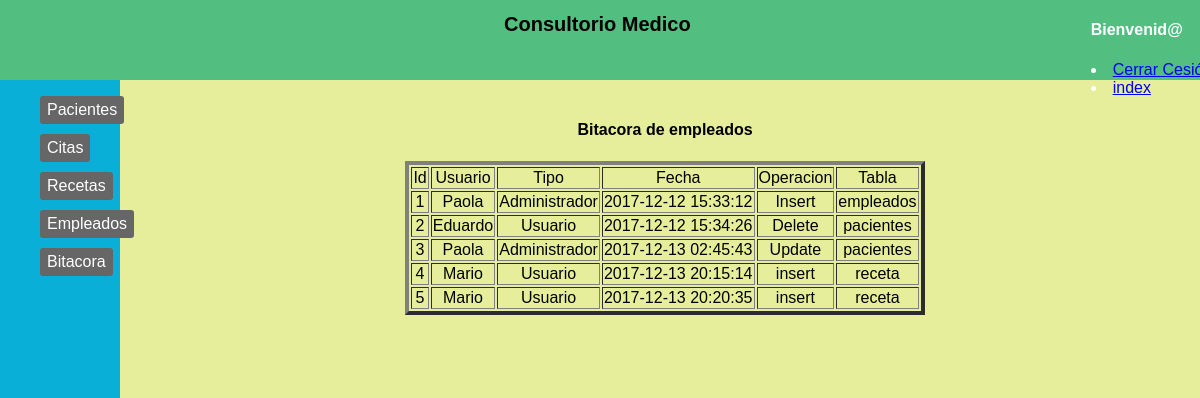
The page /Admin/Bitacora.php on the database its author committed.
### tables this page shows
CREATE TABLE `bitacora` (
  `idBitacora` int(11) NOT NULL,
  `Usuario` varchar(45) DEFAULT NULL,
  `Tipo` varchar(45) DEFAULT NULL,
  `Fecha` datetime DEFAULT NULL,
  `Operacion` varchar(45) DEFAULT NULL,
  `Tabla` varchar(45) DEFAULT NULL
);

### Admin/Bitacora.php (the view, shortened to what this page needs)
	<!DOCTYPE html>
	<html>
	<head>
		<link rel="stylesheet" type="text/css" href="css/Consultorio.css">
	</head>
	<body>
		<div id="header">
			<h1> Consultorio Medico </H1>
				<div style="position:relative; top:0px; left:400px;">
					<h4>Bienvenid@ <strong><?php echo $_SESSION['user'];?></strong> </h4>
					<li><a href="desconectar.php"> Cerrar Cesión </a></li>
					<li><a href="index.php"> index </a></li>
				</div>
			</div>
			<div id="sidebar">
				<ul class="nav">
					<li><a href="Pacientes.php">Pacientes </a></li>
					<li><a href="Citas.php">Citas </a></li>
					<li><a href="Recetas.php">Recetas </a></li>
					<li><a href="Empleados.php">Empleados </a></li>
					<li><a href="Bitacora.php">Bitacora </a></li>
				</ul>
			</div>
			<div id="content" >
				<div align = "center" >
					<h4>Bitacora de empleados</H4>
					</div>
					<?php
					require("Config.php");
					if($enlace = mysqli_connect($serv,$usu,$pass,$bd))
					{
					}
					else{
						echo "No se pudo conectar".mysqli_connect_error();
					}
					$sql1 = ("Select * from bitacora");
					$Basesd = mysqli_query($enlace,$sql1)
					or die("Problem".mysqli_error($enlace,$sql1));
					echo"<table align = center border = 4>";
					echo"<tr>";
					echo"<td align = center>Id</td>";
					echo"<td align = center>Usuario</td>";
					echo"<td align = center>Tipo </td>";
					echo"<td align = center>Fecha </td>";
					echo"<td align = center>Operacion </td>";
					echo"<td align = center>Tabla </td>";
					echo"</tr>";
					while($fila = mysqli_fetch_array($Basesd))
					{
						echo"<tr>";
						echo"<td align = center >".$fila['idBitacora']."</td>";
						echo"<td align = center >".$fila['Usuario']."</td>";
						echo"<td align = center >".$fila['Tipo']."</td>";
						echo"<td align = center >".$fila['Fecha']."</td>";
						echo"<td align = center >".$fila['Operacion']."</td>";
						echo"<td align = center >".$fila['Tabla']."</td>";
						echo"</tr>";
					}
					echo"</table><br><br>";
 ?>
 </div>
</body>
</html>

### Admin/css/Consultorio.css (style rules this page uses)
body { background-color: #E6EE9C; margin: 0; padding: 0; font-family: Helvetica; }
#header { display: flex; width: 100%; height: 80px; position: fixed; top: 0; z-index: 10001; background:#52BE80; color: white; height: 80px; width: 100%; left: 0; top: 0; position: fixed; }
#header > h1 { color: #050000; margin-left: 42%; font-size:20px; }
#sidebar > .nav { display: inline-block; list-style: none; }
#sidebar > .nav li { margin-bottom: 10px; border-radius: 3px; cursor: pointer; display: inline-block; padding: 5px; padding-left: 7px; padding-right: 7px; background-color: #666; transition: 1s; -webkit-transition: 1s; -moz-transition: 1s; -o-transition: 1s; }
#sidebar > .nav > li > a { color: #FFF; text-decoration: none; }
#sidebar { background-color:#0AAFD8; position: fixed; left: 0; width: 10%; height: 100%; margin-top: 0px; }
#content { display: block; background-color: #E6EE9C; min-height: 80%; margin-top: 80px; margin-left: 10%; width: 87.5%; padding: 20px; margin-bottom: 100px; }

### rows shown on the page
bitacora: idBitacora "1", Usuario "Paola", Tipo "Administrador", Fecha "2017-12-12 15:33:12", Operacion "Insert", Tabla "empleados"
bitacora: idBitacora "2", Usuario "Eduardo", Tipo "Usuario", Fecha "2017-12-12 15:34:26", Operacion "Delete", Tabla "pacientes"
bitacora: idBitacora "3", Usuario "Paola", Tipo "Administrador", Fecha "2017-12-13 02:45:43", Operacion "Update", Tabla "pacientes"
bitacora: idBitacora "4", Usuario "Mario", Tipo "Usuario", Fecha "2017-12-13 20:15:14", Operacion "insert", Tabla "receta"
bitacora: idBitacora "5", Usuario "Mario", Tipo "Usuario", Fecha "2017-12-13 20:20:35", Operacion "insert", Tabla "receta"
